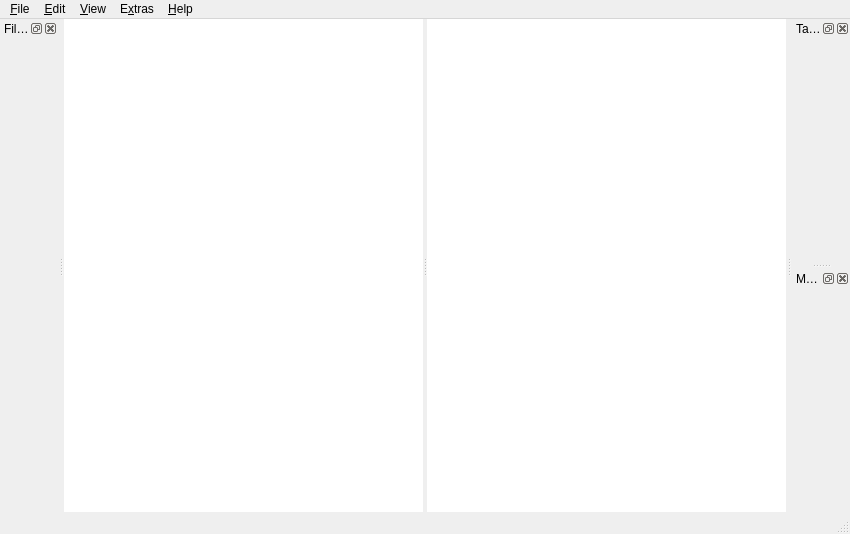
 <widget class="QMainWindow" name="MainWindow">
  <property name="geometry">
   <rect>
    <x>0</x>
    <y>0</y>
    <width>850</width>
    <height>534</height>
   </rect>
  </property>
  <property name="windowIcon">
   <iconset resource="resources.qrc">
    <normaloff>:/icons/app-icon.ico</normaloff>:/icons/app-icon.ico</iconset>
  </property>
  <widget class="QWidget" name="centralWidget">
   <layout class="QHBoxLayout" name="horizontalLayout">
    <property name="spacing">
     <number>0</number>
    </property>
    <property name="leftMargin">
     <number>0</number>
    </property>
    <property name="topMargin">
     <number>0</number>
    </property>
    <property name="rightMargin">
     <number>0</number>
    </property>
    <property name="bottomMargin">
     <number>0</number>
    </property>
    <item>
     <widget class="QSplitter" name="splitter">
      <property name="orientation">
       <enum>Qt::Horizontal</enum>
      </property>
      <widget class="QWidget" name="widget" native="true">
       <layout class="QVBoxLayout" name="verticalLayout_2">
        <property name="spacing">
         <number>0</number>
        </property>
        <property name="leftMargin">
         <number>0</number>
        </property>
        <property name="topMargin">
         <number>0</number>
        </property>
        <property name="rightMargin">
         <number>0</number>
        </property>
        <property name="bottomMargin">
         <number>0</number>
        </property>
        <item>
         <widget class="MarkdownEditor" name="plainTextEdit">
          <property name="minimumSize">
           <size>
            <width>200</width>
            <height>0</height>
           </size>
          </property>
          <property name="frameShape">
           <enum>QFrame::NoFrame</enum>
          </property>
          <property name="frameShadow">
           <enum>QFrame::Plain</enum>
          </property>
         </widget>
        </item>
        <item>
         <widget class="FindReplaceWidget" name="findReplaceWidget" native="true"/>
        </item>
       </layout>
      </widget>
      <widget class="QStackedWidget" name="stackedWidget">
       <property name="currentIndex">
        <number>1</number>
       </property>
       <widget class="QWidget" name="webViewPage">
        <layout class="QVBoxLayout" name="verticalLayout_4">
         <property name="spacing">
          <number>0</number>
         </property>
         <property name="leftMargin">
          <number>0</number>
         </property>
         <property name="topMargin">
          <number>0</number>
         </property>
         <property name="rightMargin">
          <number>0</number>
         </property>
         <property name="bottomMargin">
          <number>0</number>
         </property>
         <item>
          <widget class="HtmlPreviewer" name="webView">
           <property name="sizePolicy">
            <sizepolicy hsizetype="Expanding" vsizetype="Expanding">
             <horstretch>0</horstretch>
             <verstretch>0</verstretch>
            </sizepolicy>
           </property>
           <property name="minimumSize">
            <size>
             <width>200</width>
             <height>0</height>
            </size>
           </property>
           <property name="url">
            <url>
             <string>about:blank</string>
            </url>
           </property>
          </widget>
         </item>
        </layout>
       </widget>
       <widget class="QWidget" name="htmlSourcePage">
        <layout class="QVBoxLayout" name="verticalLayout_5">
         <property name="spacing">
          <number>0</number>
         </property>
         <property name="leftMargin">
          <number>0</number>
         </property>
         <property name="topMargin">
          <number>0</number>
         </property>
         <property name="rightMargin">
          <number>0</number>
         </property>
         <property name="bottomMargin">
          <number>0</number>
         </property>
         <item>
          <widget class="QPlainTextEdit" name="htmlSourceTextEdit">
           <property name="minimumSize">
            <size>
             <width>200</width>
             <height>0</height>
            </size>
           </property>
           <property name="frameShape">
            <enum>QFrame::NoFrame</enum>
           </property>
           <property name="frameShadow">
            <enum>QFrame::Plain</enum>
           </property>
           <property name="readOnly">
            <bool>true</bool>
           </property>
          </widget>
         </item>
        </layout>
       </widget>
      </widget>
     </widget>
    </item>
   </layout>
  </widget>
  <widget class="QMenuBar" name="menuBar">
   <property name="geometry">
    <rect>
     <x>0</x>
     <y>0</y>
     <width>850</width>
     <height>21</height>
    </rect>
   </property>
   <widget class="QMenu" name="menuFile">
    <property name="title">
     <string>&amp;File</string>
    </property>
    <addaction name="actionNew"/>
    <addaction name="actionOpen"/>
    <addaction name="actionSave"/>
    <addaction name="actionSaveAs"/>
    <addaction name="separator"/>
    <addaction name="actionExportToHTML"/>
    <addaction name="actionExportToPDF"/>
    <addaction name="separator"/>
    <addaction name="action_Print"/>
    <addaction name="separator"/>
    <addaction name="actionExit"/>
   </widget>
   <widget class="QMenu" name="menuEdit">
    <property name="title">
     <string>&amp;Edit</string>
    </property>
    <widget class="QMenu" name="menuFormat">
     <property name="title">
      <string>F&amp;ormat</string>
     </property>
     <addaction name="actionStrong"/>
     <addaction name="actionEmphasize"/>
     <addaction name="actionStrikethrough"/>
     <addaction name="actionInline_Code"/>
     <addaction name="actionCenterParagraph"/>
     <addaction name="actionHardLinebreak"/>
     <addaction name="actionBlockquote"/>
     <addaction name="actionIncreaseHeaderLevel"/>
     <addaction name="actionDecreaseHeaderLevel"/>
    </widget>
    <widget class="QMenu" name="menuFindReplace">
     <property name="title">
      <string>&amp;Find/Replace</string>
     </property>
     <addaction name="actionFindReplace"/>
     <addaction name="actionFindNext"/>
     <addaction name="actionFindPrevious"/>
    </widget>
    <addaction name="actionUndo"/>
    <addaction name="actionRedo"/>
    <addaction name="separator"/>
    <addaction name="actionCut"/>
    <addaction name="actionCopy"/>
    <addaction name="actionPaste"/>
    <addaction name="actionCopyHtmlToClipboard"/>
    <addaction name="separator"/>
    <addaction name="menuFormat"/>
    <addaction name="actionInsertTable"/>
    <addaction name="actionInsertImage"/>
    <addaction name="separator"/>
    <addaction name="menuFindReplace"/>
    <addaction name="actionGotoLine"/>
   </widget>
   <widget class="QMenu" name="menuHelp">
    <property name="title">
     <string>&amp;Help</string>
    </property>
    <addaction name="actionMarkdownSyntax"/>
    <addaction name="separator"/>
    <addaction name="actionAbout"/>
   </widget>
   <widget class="QMenu" name="menuView">
    <property name="title">
     <string>&amp;View</string>
    </property>
    <addaction name="actionHtmlSource"/>
    <addaction name="separator"/>
    <addaction name="actionSplit_1_1"/>
    <addaction name="actionSplit_2_1"/>
    <addaction name="actionSplit_1_2"/>
    <addaction name="actionSplit_3_1"/>
    <addaction name="actionSplit_1_3"/>
    <addaction name="separator"/>
    <addaction name="actionFullScreenMode"/>
    <addaction name="actionHorizontalLayout"/>
   </widget>
   <widget class="QMenu" name="menuExtras">
    <property name="title">
     <string>E&amp;xtras</string>
    </property>
    <widget class="QMenu" name="menuStyles">
     <property name="title">
      <string>St&amp;yles</string>
     </property>
    </widget>
    <widget class="QMenu" name="menuMarkdown_Extensions">
     <property name="title">
      <string>Markdown E&amp;xtensions</string>
     </property>
     <addaction name="actionAutolink"/>
     <addaction name="actionStrikethroughOption"/>
     <addaction name="actionAlphabeticLists"/>
     <addaction name="actionDefinitionLists"/>
     <addaction name="actionSmartyPants"/>
     <addaction name="actionFootnotes"/>
     <addaction name="actionSuperscript"/>
    </widget>
    <widget class="LanguageMenu" name="menuLanguages">
     <property name="title">
      <string>&amp;Languages</string>
     </property>
    </widget>
    <addaction name="actionMathSupport"/>
    <addaction name="actionDiagramSupport"/>
    <addaction name="actionYamlHeaderSupport"/>
    <addaction name="actionCodeHighlighting"/>
    <addaction name="actionShowSpecialCharacters"/>
    <addaction name="actionWordWrap"/>
    <addaction name="menuMarkdown_Extensions"/>
    <addaction name="separator"/>
    <addaction name="actionCheckSpelling"/>
    <addaction name="menuLanguages"/>
    <addaction name="separator"/>
    <addaction name="menuStyles"/>
    <addaction name="separator"/>
    <addaction name="actionOptions"/>
   </widget>
   <addaction name="menuFile"/>
   <addaction name="menuEdit"/>
   <addaction name="menuView"/>
   <addaction name="menuExtras"/>
   <addaction name="menuHelp"/>
  </widget>
  <widget class="QStatusBar" name="statusBar"/>
  <widget class="QDockWidget" name="dockWidget">
   <property name="windowTitle">
    <string>Table of contents</string>
   </property>
   <attribute name="dockWidgetArea">
    <number>2</number>
   </attribute>
   <widget class="QWidget" name="dockWidgetContents">
    <layout class="QVBoxLayout" name="verticalLayout">
     <property name="spacing">
      <number>0</number>
     </property>
     <property name="leftMargin">
      <number>0</number>
     </property>
     <property name="topMargin">
      <number>0</number>
     </property>
     <property name="rightMargin">
      <number>0</number>
     </property>
     <property name="bottomMargin">
      <number>0</number>
     </property>
     <item>
      <widget class="HtmlPreviewer" name="tocWebView">
       <property name="url">
        <url>
         <string>about:blank</string>
        </url>
       </property>
      </widget>
     </item>
    </layout>
   </widget>
  </widget>
  <widget class="QDockWidget" name="dockWidget_2">
   <property name="floating">
    <bool>false</bool>
   </property>
   <property name="windowTitle">
    <string>Markdown Syntax</string>
   </property>
   <attribute name="dockWidgetArea">
    <number>2</number>
   </attribute>
   <widget class="QWidget" name="dockWidgetContents_2">
    <layout class="QVBoxLayout" name="verticalLayout_3">
     <property name="spacing">
      <number>0</number>
     </property>
     <property name="leftMargin">
      <number>0</number>
     </property>
     <property name="topMargin">
      <number>0</number>
     </property>
     <property name="rightMargin">
      <number>0</number>
     </property>
     <property name="bottomMargin">
      <number>0</number>
     </property>
     <item>
      <widget class="HtmlPreviewer" name="webView_2">
       <property name="url">
        <url>
         <string>qrc:/syntax.html</string>
        </url>
       </property>
      </widget>
     </item>
    </layout>
   </widget>
  </widget>
  <widget class="QDockWidget" name="fileExplorerDockWidget">
   <property name="windowTitle">
    <string>File Explorer</string>
   </property>
   <attribute name="dockWidgetArea">
    <number>1</number>
   </attribute>
   <widget class="FileExplorerWidget" name="fileExplorerDockContents"/>
  </widget>
  <action name="actionExit">
   <property name="text">
    <string>E&amp;xit</string>
   </property>
  </action>
  <action name="actionNew">
   <property name="text">
    <string>&amp;New</string>
   </property>
  </action>
  <action name="actionOpen">
   <property name="text">
    <string>&amp;Open...</string>
   </property>
  </action>
  <action name="actionSave">
   <property name="text">
    <string>&amp;Save</string>
   </property>
  </action>
  <action name="actionSaveAs">
   <property name="text">
    <string>Save &amp;As...</string>
   </property>
  </action>
  <action name="actionUndo">
   <property name="text">
    <string>&amp;Undo</string>
   </property>
  </action>
  <action name="actionRedo">
   <property name="text">
    <string>&amp;Redo</string>
   </property>
  </action>
  <action name="actionAbout">
   <property name="text">
    <string>&amp;About CuteMarkEd...</string>
   </property>
  </action>
  <action name="actionExportToHTML">
   <property name="text">
    <string>Export to &amp;HTML...</string>
   </property>
  </action>
  <action name="actionExportToPDF">
   <property name="text">
    <string>&amp;Export to PDF...</string>
   </property>
  </action>
  <action name="actionSplit_1_1">
   <property name="text">
    <string>Split 1:1</string>
   </property>
  </action>
  <action name="actionSplit_2_1">
   <property name="text">
    <string>Split 2:1</string>
   </property>
  </action>
  <action name="actionSplit_1_2">
   <property name="text">
    <string>Split 1:2</string>
   </property>
  </action>
  <action name="actionSplit_3_1">
   <property name="text">
    <string>Split 3:1</string>
   </property>
  </action>
  <action name="actionSplit_1_3">
   <property name="text">
    <string>Split 1:3</string>
   </property>
  </action>
  <action name="actionCopyHtmlToClipboard">
   <property name="text">
    <string>Copy &amp;HTML to Clipboard</string>
   </property>
  </action>
  <action name="actionCut">
   <property name="text">
    <string>Cu&amp;t</string>
   </property>
  </action>
  <action name="actionCopy">
   <property name="text">
    <string>&amp;Copy</string>
   </property>
  </action>
  <action name="actionPaste">
   <property name="text">
    <string>&amp;Paste</string>
   </property>
  </action>
  <action name="actionStrong">
   <property name="text">
    <string>Strong</string>
   </property>
  </action>
  <action name="actionEmphasize">
   <property name="text">
    <string>Emphasize</string>
   </property>
  </action>
  <action name="action_Print">
   <property name="text">
    <string>&amp;Print...</string>
   </property>
  </action>
  <action name="actionStrikethrough">
   <property name="text">
    <string>Strikethrough</string>
   </property>
  </action>
  <action name="actionInline_Code">
   <property name="text">
    <string>Inline Code</string>
   </property>
  </action>
  <action name="actionMathSupport">
   <property name="checkable">
    <bool>true</bool>
   </property>
   <property name="text">
    <string>&amp;Math Support</string>
   </property>
  </action>
  <action name="actionCodeHighlighting">
   <property name="checkable">
    <bool>true</bool>
   </property>
   <property name="text">
    <string>Code &amp;Highlighting</string>
   </property>
  </action>
  <action name="actionFindReplace">
   <property name="text">
    <string>Find/Replace</string>
   </property>
  </action>
  <action name="actionGotoLine">
   <property name="text">
    <string>Go to &amp;Line</string>
   </property>
   <property name="shortcut">
    <string>Ctrl+L</string>
   </property>
  </action>
  <action name="actionCenterParagraph">
   <property name="text">
    <string>Center Paragraph</string>
   </property>
  </action>
  <action name="actionHardLinebreak">
   <property name="text">
    <string>Hard Linebreak</string>
   </property>
   <property name="shortcut">
    <string>Ctrl+Return</string>
   </property>
  </action>
  <action name="actionFindNext">
   <property name="text">
    <string>Find Next</string>
   </property>
  </action>
  <action name="actionFindPrevious">
   <property name="text">
    <string>Find Previous</string>
   </property>
  </action>
  <action name="actionFullScreenMode">
   <property name="checkable">
    <bool>true</bool>
   </property>
   <property name="text">
    <string>&amp;Full Screen Mode</string>
   </property>
  </action>
  <action name="actionBlockquote">
   <property name="text">
    <string>Blockquote</string>
   </property>
   <property name="shortcut">
    <string>Ctrl+Shift+Q</string>
   </property>
  </action>
  <action name="actionMarkdownSyntax">
   <property name="text">
    <string>&amp;Markdown Syntax</string>
   </property>
  </action>
  <action name="actionHtmlSource">
   <property name="checkable">
    <bool>true</bool>
   </property>
   <property name="text">
    <string>HTML &amp;Source</string>
   </property>
   <property name="toolTip">
    <string>Show HTML source code in HTML preview window</string>
   </property>
   <property name="shortcut">
    <string>F5</string>
   </property>
  </action>
  <action name="actionShowSpecialCharacters">
   <property name="checkable">
    <bool>true</bool>
   </property>
   <property name="text">
    <string extracomment="Option to show characters like line feed or tabs">&amp;Show Special Characters</string>
   </property>
  </action>
  <action name="actionOptions">
   <property name="text">
    <string>&amp;Options...</string>
   </property>
  </action>
  <action name="actionAutolink">
   <property name="checkable">
    <bool>true</bool>
   </property>
   <property name="text">
    <string>Autolink</string>
   </property>
  </action>
  <action name="actionStrikethroughOption">
   <property name="checkable">
    <bool>true</bool>
   </property>
   <property name="text">
    <string>Strikethrough</string>
   </property>
  </action>
  <action name="actionAlphabeticLists">
   <property name="checkable">
    <bool>true</bool>
   </property>
   <property name="text">
    <string>Alphabetic Lists</string>
   </property>
  </action>
  <action name="actionDefinitionLists">
   <property name="checkable">
    <bool>true</bool>
   </property>
   <property name="text">
    <string>Definition Lists</string>
   </property>
  </action>
  <action name="actionSmartyPants">
   <property name="checkable">
    <bool>true</bool>
   </property>
   <property name="text">
    <string>SmartyPants</string>
   </property>
  </action>
  <action name="actionLanguage">
   <property name="text">
    <string>Language</string>
   </property>
  </action>
  <action name="actionCheckSpelling">
   <property name="checkable">
    <bool>true</bool>
   </property>
   <property name="text">
    <string>&amp;Check Spelling</string>
   </property>
  </action>
  <action name="actionIncreaseHeaderLevel">
   <property name="text">
    <string>Increase Header Level</string>
   </property>
   <property name="shortcut">
    <string>Alt+Right</string>
   </property>
  </action>
  <action name="actionDecreaseHeaderLevel">
   <property name="text">
    <string>Decrease Header Level</string>
   </property>
   <property name="shortcut">
    <string>Alt+Left</string>
   </property>
  </action>
  <action name="actionInsertTable">
   <property name="text">
    <string>Insert Table...</string>
   </property>
   <property name="shortcut">
    <string>Ctrl+T</string>
   </property>
  </action>
  <action name="actionInsertImage">
   <property name="text">
    <string>Insert &amp;Image...</string>
   </property>
   <property name="shortcut">
    <string>Ctrl+Shift+I</string>
   </property>
  </action>
  <action name="actionHorizontalLayout">
   <property name="checkable">
    <bool>true</bool>
   </property>
   <property name="text">
    <string>&amp;Horizontal Layout</string>
   </property>
  </action>
  <action name="actionFootnotes">
   <property name="checkable">
    <bool>true</bool>
   </property>
   <property name="text">
    <string>Footnotes</string>
   </property>
  </action>
  <action name="actionSuperscript">
   <property name="checkable">
    <bool>true</bool>
   </property>
   <property name="text">
    <string>Superscript</string>
   </property>
  </action>
  <action name="actionWordWrap">
   <property name="checkable">
    <bool>true</bool>
   </property>
   <property name="checked">
    <bool>true</bool>
   </property>
   <property name="text">
    <string>&amp;Word Wrap</string>
   </property>
  </action>
  <action name="actionYamlHeaderSupport">
   <property name="checkable">
    <bool>true</bool>
   </property>
   <property name="text">
    <string>Ignore Y&amp;AML Header</string>
   </property>
  </action>
  <action name="actionDiagramSupport">
   <property name="checkable">
    <bool>true</bool>
   </property>
   <property name="text">
    <string>&amp;Diagram Support</string>
   </property>
  </action>
 </widget>
